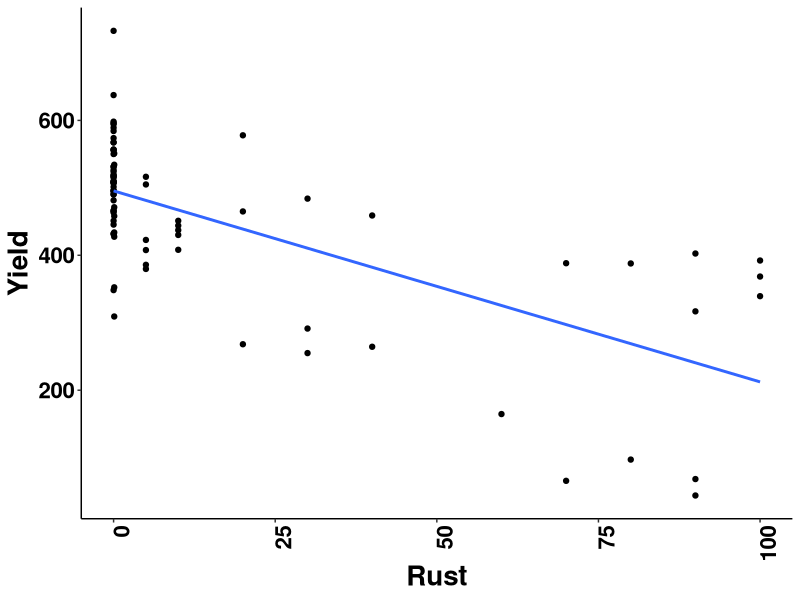
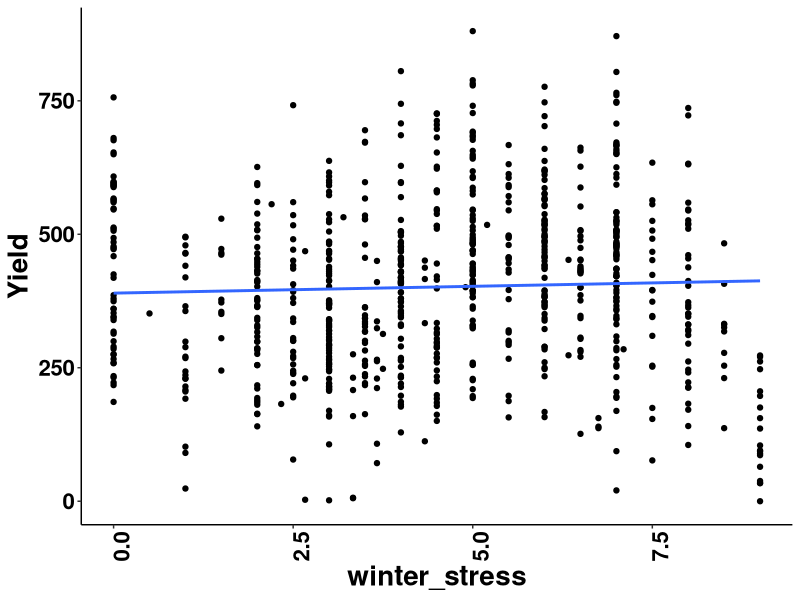

These figures' R source, in order:

library(tidyverse)
library(readr)
UWOYT_yield_rust_damage <- read_csv("data/UWOYT_yield,rust,damage.csv")
colnames(UWOYT_yield_rust_damage)

data <- UWOYT_yield_rust_damage %>% 
  select(studyName,germplasmName,observationUnitName, blockNumber,replicate,`Grain yield - g/m2|CO_350:0000260`,
         `Crown rust severity (flag leaf) - percent|CO_350:0005029`,`Freeze damage severity - 0-9 Rating|CO_350:0005001`,`Winter stress severity - 0-9 Rating|CO_350:0005003`) %>% 
  rename(freeze_damage = `Freeze damage severity - 0-9 Rating|CO_350:0005001`) %>% 
  rename(winter_stress = `Winter stress severity - 0-9 Rating|CO_350:0005003`) %>%
  rename(rust = `Crown rust severity (flag leaf) - percent|CO_350:0005029`) %>% 
  rename(grain_gm2 = `Grain yield - g/m2|CO_350:0000260`) %>% 
  filter(!is.na(grain_gm2))



data %>% 
  filter(!is.na(rust)) %>% 
  
  ggplot(aes(rust,grain_gm2))+
  geom_point() +
  geom_smooth(se = FALSE, method = lm)+
  xlab("Rust")+
  ylab("Yield")+
  scale_color_brewer(palette="Dark2")+
  theme_classic()+
  theme(axis.text.x=element_text(angle = 90, hjust = 1))+
  theme(axis.text=element_text(size=20), axis.title=element_text(size=20,face="bold"))+
  theme(axis.text.x = element_text(face = "bold", color = "black", size = 16))+
  theme(axis.text.y = element_text(face = "bold", color = "black", size = 16))


rust_data <- data %>% 
  filter(!is.na(rust))

lm_yield_rust <- lm(grain_gm2 ~ (rust + studyName), data = rust_data)

lm_yield_rust

EV= -1.25*(1/7)


data %>% 
  filter(!is.na(winter_stress)) %>% 
  
  ggplot(aes(winter_stress,grain_gm2))+
  geom_point() +
  geom_smooth(se = FALSE, method = lm)+
  xlab("winter_stress")+
  ylab("Yield")+
  scale_color_brewer(palette="Dark2")+
  theme_classic()+
  theme(axis.text.x=element_text(angle = 90, hjust = 1))+
  theme(axis.text=element_text(size=20), axis.title=element_text(size=20,face="bold"))+
  theme(axis.text.x = element_text(face = "bold", color = "black", size = 16))+
  theme(axis.text.y = element_text(face = "bold", color = "black", size = 16))






data %>% 
  filter(!is.na(rust))

